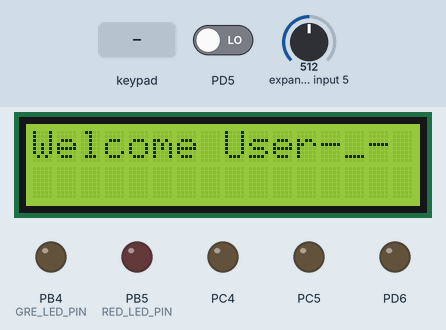
Bench run of a program on a simulated ATmega328P, built with avr-gcc and emulated at 16 MHz. On the bench: 16×2 character LCD, output pins drawn as LEDs (lit = HIGH). Wiring (inferred from the names in the program): 4×4 keypad with keys 1 2 3 A 4 5 6 B 7 8 9 C * 0 # D: rows PB0, PB1, PB2, PB3; columns PD0, PD1, PD2, PD3; character LCD (HD44780): RS PD4; E PD7; data PC0, PC1, PC2, PC3. The test bench sets the inputs (shaded band); at power-on: expander input 5 = 512, PD5 LOW. Pins used as bus, display or sensor lines are not drawn.

Above: at 1.8 s.
1.9 s: keypad keys 7 5 9 8 6 0 A B pressed 0.4 s apart
At 5.7 s:
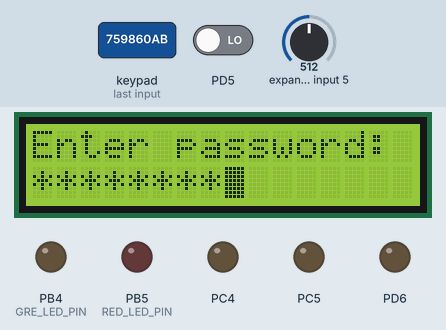
6.6 s: key '#' pressed
At 7.9 s:
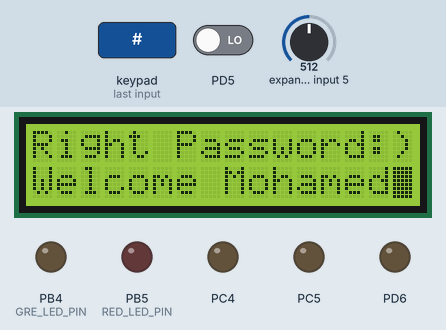
9.6 s: key '1' pressed
At 10.8 s:
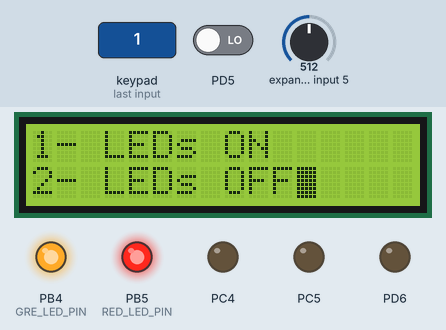
12.6 s: expander input 5 set to 66
At 13.9 s:
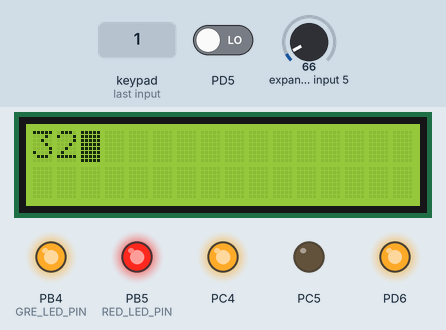
14.2 s: expander input 5 set to 55
At 15.3 s:
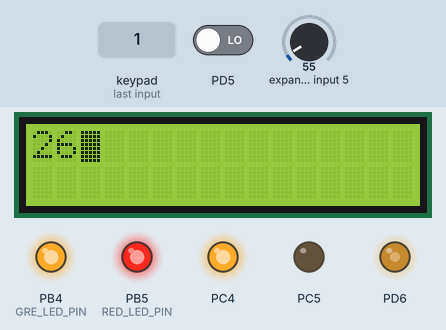
15.8 s: expander input 5 set to 20
At 16.3 s:
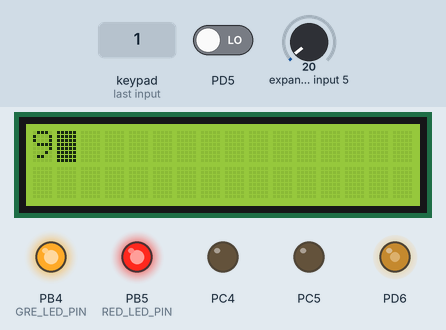
Timing chart, 0 to 18.4 s (numbered marks = the images above; inputs shaded):
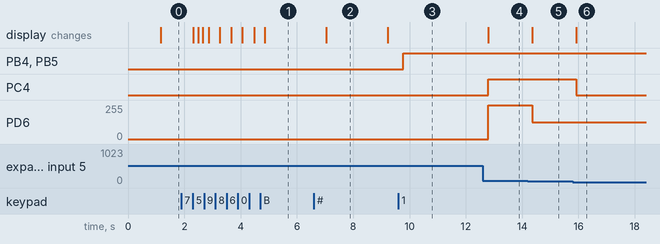

Measured:
- the behaviour switches between 62 and 61 on expander input 5 (found by bisection; images 4 and 5)
- after the input at 1.9 s, the display: first differs from a run without the input after 0.59 s (image 1 shows a later state)
- after the input at 6.6 s, the display: changes after 0.45 s (image 2)
- after the input at 9.6 s, PB4 (GRE_LED_PIN), PB5 (RED_LED_PIN): LOW → HIGH after 0.17 s
- after the input at 12.6 s, the display: changes after 0.19 s (image 4)
- after the input at 14.2 s, PD6: 252/255 → 127/255 after 0.16 s; the display: changes after 0.16 s (image 5)
- after the input at 15.8 s, PC4: HIGH → LOW after 0.13 s; the display: changes after 0.13 s (image 6)

The program:

main.c
```c
#define F_CPU 16000000UL
#include <util/delay.h>
#include "Lcd.h"
#include "Dio.h"
#include "LM293.h"
#include "KeyPad.h"
#include "TempSensor.h"
#include "Led.h"

u8_t APP_Main_U8_CompareString(const u8_t *, u8_t *);
void APP_Main_Void_CheckingPassword(const u8_t *);

int main (void)
{
	u16_t Local_u16_StroingSensorValue = 0;
	u8_t Local_u8_ReadingValue = 0;
	u8_t Local_u8_StoredPassword [16] = "759860AB";
	H_Void_Lm293Init();
	H_Lcd_Void_Init();
	H_Void_TempSensor_Init();
	H_Void_KeyPad_Init();
	H_Led_void_Init(GRE_LED);
	H_Led_void_Init(RED_LED);
	/*
		PINS FOR L293 (MOTOR DRIVER)
	*/
	M_Dio_Void_PinMode(PC4, OUTPUT);
	M_Dio_Void_PinMode(PC5, OUTPUT);
	M_Dio_Void_PinMode(PD6, OUTPUT);
	/*
		                        WELCOME MESSAGE
	*/
	H_Lcd_Void_WriteString("Welcome User-_-");
	_delay_ms(1000);
	H_Lcd_Void_ClrLcd();
	APP_Main_Void_CheckingPassword(Local_u8_StoredPassword);

	H_Lcd_Void_WriteString("1- LEDs ON");
	H_Lcd_Void_GoTo(1,0);
	H_Lcd_Void_WriteString("2- LEDs OFF");
	for(;;)
	{
		Local_u8_ReadingValue = H_u8_KeyPad_Read();
		if(Local_u8_ReadingValue)   break;
	}
	if(Local_u8_ReadingValue == '1')
	{
		H_Led_void_On(RED_LED);
		H_Led_void_On(GRE_LED);
	}
	else if(Local_u8_ReadingValue == '2')
	{
		H_Led_void_Off(RED_LED);
		H_Led_void_Off(GRE_LED);
	}

	_delay_ms(3000);
	H_Lcd_Void_ClrLcd();
	while(1)
	{
		Local_u16_StroingSensorValue = H_u16_TempSensor_Read(A7);
		H_Lcd_Void_WriteNum(Local_u16_StroingSensorValue);
		if(Local_u16_StroingSensorValue <= 25)
		{
			M_Dio_Void_PinWrite(PC4, LOW);
		}
		else if((Local_u16_StroingSensorValue > 25) && (Local_u16_StroingSensorValue < 30))
		{
			M_Dio_Void_PinWrite(PC4, HIGH);
			H_Void_Lm293WritePwm(50, 1);
		}
		else if(Local_u16_StroingSensorValue >= 30)
		{
			M_Dio_Void_PinWrite(PC4, HIGH);
			H_Void_Lm293WritePwm(99, 1);
		}
		_delay_ms(200);
		H_Lcd_Void_ClrLcd();

	}
}// end main function

u8_t APP_Main_U8_CompareString(const u8_t * Copy_u8_String1, u8_t * Copy_u8_String2)
{
	u8_t Local_u8_Counter1 = 0;
	u8_t Local_u8_Value = 0;
	while(Copy_u8_String2[Local_u8_Counter1] != '\0' && Copy_u8_String1[Local_u8_Counter1] != '\0')
	{
		if(Copy_u8_String1[Local_u8_Counter1] != Copy_u8_String2[Local_u8_Counter1])
		{
			Local_u8_Value = 1;
			break;
		}
		Local_u8_Counter1++;
	}
	return Local_u8_Value;

} // End function
/////////////////////////////////////////////////////////////////////////////////////////////////////////////////////////////
void APP_Main_Void_CheckingPassword(const u8_t * Copy_u8_Password)
{
	u8_t Local_u8_StoringKeyValue = 0;
	u8_t Local_u8_Counter1 ;
	u8_t Local_u8_Counter2 = 0;
	u8_t Local_u8_CheckingPassword [16];
	Enter_password:
	Local_u8_Counter1 = 0;
	H_Lcd_Void_WriteString("Enter password:");
	H_Lcd_Void_WriteCommand(0x0F);           // cursor blinking
	H_Lcd_Void_GoTo(1,0);                    // go to second row
	while(1)
	{
		while(1)
		{
			Local_u8_StoringKeyValue = H_u8_KeyPad_Read();
			if(Local_u8_StoringKeyValue)   break;
		} // polling until reading value from keypad
		H_Lcd_Void_WriteCharacter('*');   // hidden password
		if(Local_u8_StoringKeyValue == '#' || Local_u8_Counter1 == 16)  break;
		Local_u8_CheckingPassword[Local_u8_Counter1++] = Local_u8_StoringKeyValue;
		Local_u8_StoringKeyValue = 0;
	} // polling until user enter a password
	H_Lcd_Void_ClrLcd();
	if(APP_Main_U8_CompareString(Copy_u8_Password, Local_u8_CheckingPassword))
	{
		H_Lcd_Void_ClrLcd();
		Local_u8_Counter2++;
		if(Local_u8_Counter2 == 3)     // if number of trying for enter password exceeded 3 times reentering password
		{
			Local_u8_Counter2 = 0;
			H_Lcd_Void_WriteString("System Locked :(");
			H_Lcd_Void_GoTo(1,0);                    // go to second row
			H_Lcd_Void_WriteString("Try after 10Sec");
			_delay_ms(10000);
			H_Lcd_Void_ClrLcd();
			goto Enter_password;
		}// end second if

		H_Lcd_Void_WriteString("Wrong Password");
		H_Lcd_Void_GoTo(1,0);                    // go to second row
		H_Lcd_Void_WriteString("Please Try again");
		_delay_ms(2000);
		H_Lcd_Void_ClrLcd();
		goto Enter_password;
	}// end main if
	else
	{
		H_Lcd_Void_ClrLcd();
		H_Lcd_Void_WriteString("Right Password:)");
		H_Lcd_Void_GoTo(1,0);                    // go to second row
		H_Lcd_Void_WriteString("Welcome Mohamed");
		_delay_ms(2000);
		H_Lcd_Void_ClrLcd();
	}
}
```

Reg.h
```c
/*
 * Reg.h
 *
 * Created: 1/31/2023 3:01:49 PM
 *  Author: Muhammed El Nabawy
 */


#ifndef REG_H_
#define REG_H_

#define DDRB       *(volatile u8_t*)0x24
#define PORTB      *(volatile u8_t*)0x25
#define PINB       *(volatile u8_t*)0x23

#define DDRC       *(volatile u8_t*)0x27
#define PORTC      *(volatile u8_t*)0x28
#define PINC       *(volatile u8_t*)0x26

#define DDRD       *(volatile u8_t*)0x2A
#define PORTD      *(volatile u8_t*)0x2B
#define PIND       *(volatile u8_t*)0x29

#define EICRA      *(volatile u8_t*)0x69       // INTERRUPT REGISTER
#define EIMSK      *(volatile u8_t*)0x3D       // INTERRUPT REGISTER
#define SREG       *(volatile u8_t*)0x5F       // INTERRUPT REGISTER

#define ADMUX      *(volatile u8_t*)0x7C       // ADC REGISTER
#define ADCSRA     *(volatile u8_t*)0x7A       // ADC REGISTER
#define ADCH       *(volatile u8_t*)0x79       // ADC REGISTER
#define ADCL       *(volatile u8_t*)0x78       // ADC REGISTER

#endif /* REG_H_ */
```

Std.h
```c
/*
 * Std.h
 *
 * Created: 1/28/2023 12:14:52 PM
 *  Author: Muhammed El Nabawy
 */


#ifndef STD_H_
#define STD_H_

typedef  unsigned char            u8_t;
typedef    signed char            s8_t;
typedef  unsigned short int      u16_t;
typedef    signed short int      s16_t;
typedef  unsigned long int		 u32_t;
typedef    signed long int	     s32_t;
typedef    float				 f32_t;
typedef    double				 f64_t;


#endif /* STD_H_ */
```

KeyPadCfg.h
```c
/*
 * KeyPadCfg.h
 *
 * Created: 3/4/2023 12:25:05 PM
 *  Author: Muhammed El Nabawy
 */
 /*
	Note: this driver is applicable for 4 bits in same port and pins behind each other
 */

#ifndef KEYPADCFG_H_
#define KEYPADCFG_H_

#define KEYPAD_C3    PD3
#define KEYPAD_C2    PD2
#define KEYPAD_C1    PD1
#define KEYPAD_C0    PD0

#define KEYPAD_R0    PB0
#define KEYPAD_R1    PB1
#define KEYPAD_R2    PB2
#define KEYPAD_R3    PB3

#define DEBUNCING_TIME		120			// SELECT TIME FOR DEBUNCING (DEPENDING ON QUALITY TYPE OF THE SWITCH)
#define KEYPAD_MODEL        MODEL_1     // SELECT KEYPAD MODEL (MODEL_1 OR MODEL_2)


#endif /* KEYPADCFG_H_ */
```

LcdCfg.h
```c
/*
 * LcdCfg.h
 *
 * Created: 2/15/2023 5:06:45 PM
 *  Author: Muhammed El Nabawy
 */


#ifndef LCDCFG_H_
#define LCDCFG_H_

#define LCD_MODE             _4_BIT_MODE_			/*
														Select LCD mode (__8_BIT_MODE_COMMAND_) or (_4_BIT_MODE_COMMAND_)
													*/


#define SHITH_BITS          0					    /*
														select  0, if connect first 4 bit in port (b0-> d4, b1-> d5, b2-> d6, b3-> d7)
														select  4, if connect last  4 bit in port (b4-> d4, b5-> d5, b6-> d6, b7-> d7)

													 */
#define  __ANDING__VALUE__              0b11110000
													/*
														select  0b11110000, if connect first 4 bit in port (b0-> d4, b1-> d5, b2-> d6, b3-> d7)
														select  0b00001111, if connect last  4 bit in port (b4-> d4, b5-> d5, b6-> d6, b7-> d7)

													 */
#define LCD_DATA_PORT        PORTC					// DATA BAS
#define LCD_DATA_PIN_7       PC3
#define LCD_DATA_PIN_6       PC2
#define LCD_DATA_PIN_5       PC1
#define LCD_DATA_PIN_4       PC0
#define LCD_EN_PIN           PD7					// PIN TO ENABLE LCD
#define LCD_RS_PIN           PD4					/*
														RS PIN (IF HIGH-> SENT CHARACTER (DATA REGISTER )),
														ELSE IF( LOW-> SENT COMMAND (COMMAND REGISTER) )
													*/


#endif /* LCDCFG_H_ */
```

LedCfg.h
```c
/*
 * LedCfg.h
 *
 * Created: 1/31/2023 7:40:29 PM
 *  Author: Muhammed El Nabawy
 */
/* This file is created, because if we need to change anything in hardware
	we can only change in CFG file not .c or .h
*/


#ifndef LEDCFG_H_
#define LEDCFG_H_

#define BLU_LED_PIN  PB3		// SELECT PIN CONNECTED TO LED
#define GRE_LED_PIN  PB4		// SELECT PIN CONNECTED TO LED
#define RED_LED_PIN  PB5		// SELECT PIN CONNECTED TO LED

#define BLINK_TIME 200		// SELECT TIME BLINIING


#endif /* LEDCFG_H_ */
```

KeyPad.c
```c
/*
 * CFile1.c
 *
 * Created: 3/4/2023 12:24:20 PM
 *  Author: Muhammed El Nabawy
 */

#include "KeyPad.h"

void H_Void_KeyPad_Init(void)
{
	M_Dio_Void_PinMode(KEYPAD_C0,INPUT);
	M_Dio_Void_PinMode(KEYPAD_C1,INPUT);
	M_Dio_Void_PinMode(KEYPAD_C2,INPUT);
	M_Dio_Void_PinMode(KEYPAD_C3,INPUT);

	M_Dio_Void_PinMode(KEYPAD_R0,OUTPUT);
	M_Dio_Void_PinMode(KEYPAD_R1,OUTPUT);
	M_Dio_Void_PinMode(KEYPAD_R2,OUTPUT);
	M_Dio_Void_PinMode(KEYPAD_R3,OUTPUT);

	M_Dio_Void_PinWrite(KEYPAD_R0, HIGH);
	M_Dio_Void_PinWrite(KEYPAD_R1, HIGH);
	M_Dio_Void_PinWrite(KEYPAD_R2, HIGH);
	M_Dio_Void_PinWrite(KEYPAD_R3, HIGH);
}
u8_t H_u8_KeyPad_Read(void)
{
	#if KEYPAD_MODEL         ==    MODEL_1
	u8_t Local_u8_KeyPadArr[4][4] = {{'1','2','3','A'},
									 {'4','5','6','B'},
									 {'7','8','9','C'},
									 {'*','0','#','D'}};
	#elif KEYPAD_MODEL       ==    MODEL_2
	u8_t Local_u8_KeyPadArr[4][4] = {{'1','2','3','+'},
									 {'4','5','6','-'},
									 {'7','8','9','*'},
									 {'C','0','=','/'}};
	#endif
	u8_t Local_u8_character = 0;
	u8_t Local_u8_Col = 0;
	u8_t Local_u8_Row = 0;
	for(Local_u8_Row = KEYPAD_R0; Local_u8_Row <= KEYPAD_R3; Local_u8_Row++)
	{
		M_Dio_Void_PinWrite(Local_u8_Row, LOW);
		for(Local_u8_Col = KEYPAD_C0; Local_u8_Col <= KEYPAD_C3; Local_u8_Col++)
		{
			if(M_Dio_U8_PinRead(Local_u8_Col) == 0)
			{
				_delay_ms(DEBUNCING_TIME);    // debuncing delay
				if(M_Dio_U8_PinRead(Local_u8_Col) == 0)
				{
					while(M_Dio_U8_PinRead(Local_u8_Col) == 0);         // value recorded after release button
					Local_u8_character =  Local_u8_KeyPadArr[Local_u8_Row-KEYPAD_R0][Local_u8_Col-KEYPAD_C0];
				}
			}
			_delay_ms(1);
		}
		M_Dio_Void_PinWrite(Local_u8_Row, HIGH);
	}
	return Local_u8_character;
}
```

KeyPad.h
```c
/*
 * KeyPad.h
 *
 * Created: 3/4/2023 12:24:43 PM
 *  Author: Muhammed El Nabawy
 */


#ifndef KEYPAD_H_
#define KEYPAD_H_

/*****************************************_MACROS_***********************************/
#define MODEL_1      1
#define MODEL_2      2
/*****************************************_INCLUDE_**********************************/
#define F_CPU 16000000UL
#include <util/delay.h>
#include "Dio.h"
#include "Std.h"
#include "KeyPadCfg.h"
/*****************************************_POROTYPES_********************************/
void H_Void_KeyPad_Init(void);
u8_t H_u8_KeyPad_Read(void);


#endif /* KEYPAD_H_ */
```

LM293.c
```c
/*
 * LM293.c
 *
 * Created: 5/31/2023 6:37:18 PM
 *  Author: Muhammed El Nabawy
 */

#include "LM293.h"

void H_Void_Lm293Init(void)
{
	M_Timer_Void_Timer0Init();
	M_Timer_Void_Timer0Start();
}

void H_Void_Lm293WritePwm(u8_t Copy_u8_Value, u8_t Copy_u8_PinId)
{
	M_Timer_void_FastPwm_Write(Copy_u8_Value, Copy_u8_PinId);
}
```

LM293.h
```c
/*
 * LM293.h
 *
 * Created: 5/31/2023 6:37:30 PM
 *  Author: Muhammed El Nabawy
 */


#ifndef LM293_H_
#define LM293_H_

#include "TimerCfg.h"
#include "Timer.h"

void H_Void_Lm293Init(void);
void H_Void_Lm293WritePwm(u8_t Copy_u8_Value, u8_t Copy_u8_PinId);


#endif /* LM293_H_ */
```

Lcd.c
```c
/*
 * Lcd.c
 *
 * Created: 2/15/2023 5:06:22 PM
 *  Author: Muhammed El Nabawy
 */
#include "Dio.h"
#include "Lcd.h"

void H_Lcd_Void_Init(void)
{
	#if LCD_MODE   ==  _8_BIT_MODE_
		M_Dio_Void_PortMode(D, OUTPUT);
		M_Dio_Void_PinMode(LCD_EN_PIN, OUTPUT);
		M_Dio_Void_PinMode(LCD_RS_PIN, OUTPUT);
		_delay_ms(1000);										// WAIT MCU IN LCD TO WAKEUP, BECAUSE MCU IS FASTER THAN MCU IN LCD
		H_Lcd_Void_WriteCommand(_8_BIT_MODE_COMMAND_);			// SET LCD MODE (8-BIT) OR (4-BIT) (0X38 -> 8 BIT MODE)
		H_Lcd_Void_WriteCommand(LCD_CLR);						// to clear LCD
		H_Lcd_Void_WriteCommand(LCD_RETURN_HOME);				// RETURN FROM FIRST COLOUM AND FIRST RAW
		H_Lcd_Void_WriteCommand(LCD_DISPLAY_ON_CURSOR_OFF);     // SET ON DISPLAY AND SET OFF CURSOR
	#elif LCD_MODE  ==   _4_BIT_MODE_
		M_Dio_Void_PinMode(LCD_DATA_PIN_7, OUTPUT);
		M_Dio_Void_PinMode(LCD_DATA_PIN_6, OUTPUT);
		M_Dio_Void_PinMode(LCD_DATA_PIN_5, OUTPUT);
		M_Dio_Void_PinMode(LCD_DATA_PIN_4, OUTPUT);
		M_Dio_Void_PinMode(LCD_EN_PIN, OUTPUT);
		M_Dio_Void_PinMode(LCD_RS_PIN, OUTPUT);
		_delay_ms(1000);										// WAIT MCU IN LCD TO WAKEUP, BECAUSE MCU IS FASTER THAN MCU IN LCD
		H_Lcd_Void_WriteCommand(0x33);							//
		H_Lcd_Void_WriteCommand(0x32);							//		SET LCD MODE (4-BIT)
		H_Lcd_Void_WriteCommand(0x28);							//
		H_Lcd_Void_WriteCommand(LCD_CLR);						// to clear LCD
		H_Lcd_Void_WriteCommand(LCD_RETURN_HOME);				// RETURN FROM FIRST COLOUM AND FIRST RAW
		H_Lcd_Void_WriteCommand(LCD_DISPLAY_ON_CURSOR_OFF);     // SET ON DISPLAY AND SET OFF CURSOR
	#endif
}//end function

void H_Lcd_Void_WriteCharacter(u8_t Local_u8_Data)
{
	#if LCD_MODE  ==   _8_BIT_MODE_
		M_Dio_Void_PinWrite(LCD_RS_PIN,HIGH);          // SENT DATA
		/*
			we should prepare data first before enable lcd_en_pin
				(note -> give clock pulse befor sent data)
		*/
		LCD_DATA_PORT = Local_u8_Data;				   // sent data(data)
		M_Dio_Void_PinWrite(LCD_EN_PIN,HIGH);
		_delay_ms(1);                                  // to MCU of LCD recognize that lcd_en_pin is set high
		M_Dio_Void_PinWrite(LCD_EN_PIN,LOW);
		_delay_ms(3);                                  // delay before each data sent
	#elif LCD_MODE  ==   _4_BIT_MODE_
		M_Dio_Void_PinWrite(LCD_RS_PIN,HIGH);          // SENT DATA
		/*
			we should prepare data first before enable lcd_en_pin
				(note -> give clock pulse befor sent data)
		*/ //                                                           1 0 0 0 0 1 0 1 & 1 0 0 0 0 1 1 1
		LCD_DATA_PORT = ((Local_u8_Data & 0XF0) >> (4 - SHITH_BITS)) | (LCD_DATA_PORT & __ANDING__VALUE__);  // sent first half of data
		M_Dio_Void_PinWrite(LCD_EN_PIN,HIGH);
		_delay_ms(1);                                  // to MCU of LCD recognize that lcd_en_pin is set high
		M_Dio_Void_PinWrite(LCD_EN_PIN,LOW);
		_delay_ms(3);                                  // delay before each data sent
		LCD_DATA_PORT = ((Local_u8_Data & 0X0F) << SHITH_BITS) | (LCD_DATA_PORT & __ANDING__VALUE__);			   // sent second half of data
		M_Dio_Void_PinWrite(LCD_EN_PIN,HIGH);
		_delay_ms(1);                                  // to MCU of LCD recognize that lcd_en_pin is set high
		M_Dio_Void_PinWrite(LCD_EN_PIN,LOW);
		_delay_ms(3);                                  // delay before each data sent
	#endif
}//end function

void H_Lcd_Void_WriteString( u8_t * Local_u8_String)
{
	u8_t Local_u8_Counter = 0;
	while(Local_u8_String[Local_u8_Counter] != _NULL_)
	{
		H_Lcd_Void_WriteCharacter(Local_u8_String[Local_u8_Counter]);
		Local_u8_Counter++;
	}
}// end function

void H_Lcd_Void_WriteCommand(u8_t Local_u8_Command)
{
	#if LCD_MODE  ==   _8_BIT_MODE_
		M_Dio_Void_PinWrite(LCD_RS_PIN,LOW);          // SENT Command
		/*
			we should prepare data first before enable lcd_en_pin
				(note -> give clock pulse befor sent data)
		*/
		LCD_DATA_PORT = Local_u8_Command;				   // sent data(Command)
		M_Dio_Void_PinWrite(LCD_EN_PIN,HIGH);
		_delay_ms(1);                                  // to MCU of LCD recognize that lcd_en_pin is set high
		M_Dio_Void_PinWrite(LCD_EN_PIN,LOW);
		_delay_ms(3);                                  // delay before each data sent
	#elif LCD_MODE  ==   _4_BIT_MODE_
		M_Dio_Void_PinWrite(LCD_RS_PIN,LOW);          // SENT Command
		/*
			we should prepare data first before enable lcd_en_pin
				(note -> give clock pulse befor sent data)
		*/
		LCD_DATA_PORT = ((Local_u8_Command & 0XF0) >> (4 - SHITH_BITS)) | (LCD_DATA_PORT & __ANDING__VALUE__);		// sent data(data)
		M_Dio_Void_PinWrite(LCD_EN_PIN,HIGH);
		_delay_ms(1);                                  // to MCU of LCD recognize that lcd_en_pin is set high
		M_Dio_Void_PinWrite(LCD_EN_PIN,LOW);
		_delay_ms(3);                                  // delay before each data sent
		LCD_DATA_PORT = ((Local_u8_Command & 0X0F) << SHITH_BITS) | (LCD_DATA_PORT & __ANDING__VALUE__);		// sent data(data)
		M_Dio_Void_PinWrite(LCD_EN_PIN,HIGH);
		_delay_ms(1);                                  // to MCU of LCD recognize that lcd_en_pin is set high
		M_Dio_Void_PinWrite(LCD_EN_PIN,LOW);
		_delay_ms(3);                                  // delay before each data sent
	#endif
}// end function

void H_Lcd_Void_WriteNum(s32_t Local_s32_Num)
{
	/*
		input number like 4321, so we want to print first number (4)
		but this % operation give unit from number(last number), so
		making array to store the number and print it from last element to first
		(storing first unit in first element and last unit in last element
	*/
	u8_t Local_u8_Unit = 0;
	s8_t Local_s8_Counter = 0;
	u8_t Local_u8_Arr[8] = {0};  // 8 elements because u32(long int) bit data size only have 8 digit maximum

	if(Local_s32_Num == 0)
	{
		H_Lcd_Void_WriteCharacter('0');
	}
	else
	{
		if(Local_s32_Num < 0)
		{
			H_Lcd_Void_WriteCharacter('-');
			Local_s32_Num *= (-1);
		}
		while(Local_s32_Num != 0)
		{
			Local_u8_Unit = Local_s32_Num % 10;
			Local_u8_Arr[Local_s8_Counter] = Local_u8_Unit;
			Local_s8_Counter++;
			Local_s32_Num = Local_s32_Num / 10;
		}
		Local_s8_Counter--;
		while(Local_s8_Counter >= 0)
		{
			H_Lcd_Void_WriteCharacter(Local_u8_Arr[Local_s8_Counter]+48);
			Local_s8_Counter--;
		}
	}


}// end function

void H_Lcd_Void_ClrLcd(void)
{
	H_Lcd_Void_WriteCommand(LCD_CLR);							// to clear LCD
}// write this function for readability for easy use for user

void H_Lcd_Void_GoTo(u8_t Local_u8_Row, u8_t Local_u8_Coloum)
{
	if(Local_u8_Row > 1)
	{
		Local_u8_Row = 0;      // start from first raw -> default value
	}
	if(Local_u8_Coloum > 15)
	{
		Local_u8_Coloum = 0;   // start from first Coloum -> default value
	}
	u8_t Local_u8_Array [2]= {0x80, 0xc0};
	H_Lcd_Void_WriteCommand(Local_u8_Array[Local_u8_Row] + Local_u8_Coloum);
}
```

TempSensor.c
```c
/*
 * TempSensor.c
 *
 * Created: 3/17/2023 11:26:51 AM
 *  Author: Muhammed El Nabawy
 */
#include "TempSensor.h"
void  H_Void_TempSensor_Init(void)
{
	M_Adc_Void_Init();
}
u16_t H_u16_TempSensor_Read(u8_t Local_u8_Num)
{
	u16_t Local_u16_ReadValue = M_Adc_u16_Read(Local_u8_Num);
	u16_t Local_u16_ReadTemp  = (((u32_t)Local_u16_ReadValue * 500) / 1023);
	return Local_u16_ReadTemp;
}
```

Source omitted: Lcd.h (1641 bytes), Led.c (2821 bytes), Led.h (931 bytes), TempSensor.h (668 bytes), BitMath.h (312 bytes), Adc.c (2490 bytes), Adc.h (865 bytes), AdcCfg.h (398 bytes), Dio.c (3864 bytes), Dio.h (1712 bytes), Timer.c (8962 bytes), Timer.h (2426 bytes) and 2 more
